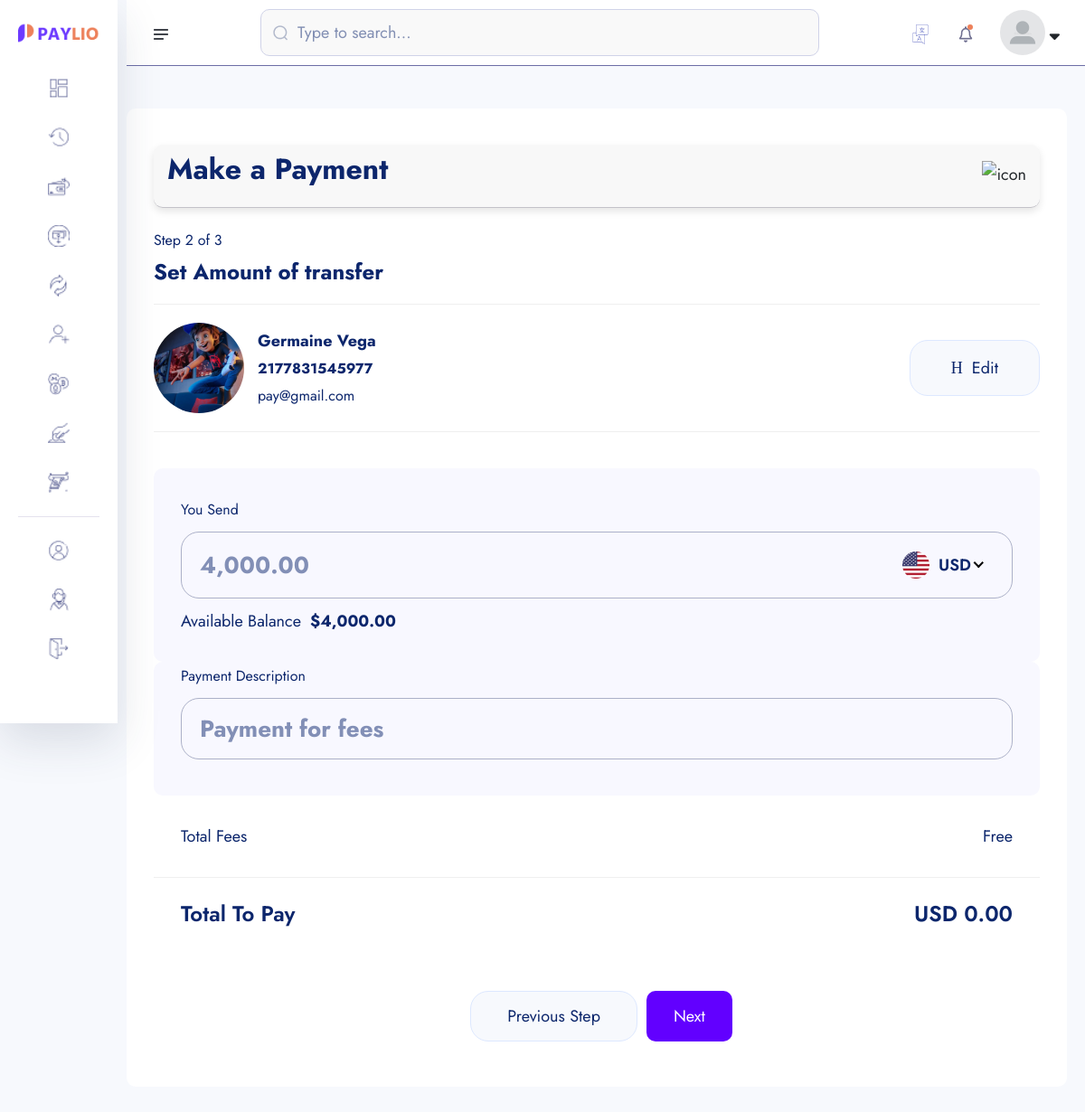
Page /amount-transfer/2177831545977/ (signed in) on the committed database.
### account/models.py (models this page shows, shortened)
class Account(models.Model):
    id = models.UUIDField(primary_key=True, unique=True, default=uuid.uuid4, editable=False)
    user =  models.OneToOneField(User, on_delete=models.CASCADE)
    account_balance = models.DecimalField(max_digits=12, decimal_places=2, default=0.00)
    account_number = ShortUUIDField(unique=True,length=10, max_length=25, prefix="217", alphabet="1234567890")
    account_id = ShortUUIDField(unique=True,length=7, max_length=25, prefix="DEX", alphabet="1234567890")
    pin_number = ShortUUIDField(unique=True,length=4, max_length=7, alphabet="1234567890") #2737
    red_code = ShortUUIDField(unique=True,length=10, max_length=20, alphabet="abcdefgh1234567890")
    account_status = models.CharField(max_length=100, choices=ACCOUNT_STATUS, default="in-active")
    date = models.DateTimeField(auto_now_add=True)
    kyc_submitted = models.BooleanField(default=False)
    kyc_confirmed = models.BooleanField(default=False)
    recommended_by = models.ForeignKey(User, on_delete=models.DO_NOTHING, blank=True, null=True, related_name="recommended_by")
    review = models.CharField(max_length=100, null=True, blank=True, default="Review")
    class Meta:
        ordering = ['-date']

class KYC(models.Model):
    id = models.UUIDField(primary_key=True, unique=True, default=uuid.uuid4, editable=False)
    user =  models.OneToOneField(User, on_delete=models.CASCADE)
    account =  models.OneToOneField(Account, on_delete=models.CASCADE, null=True, blank=True)
    full_name = models.CharField(max_length=1000)
    image = models.ImageField(upload_to="kyc", default="default.jpg")
    marrital_status = models.CharField(choices=MARITAL_STATUS, max_length=40)
    gender = models.CharField(choices=GENDER, max_length=40)
    identity_type = models.CharField(choices=IDENTITY_TYPE, max_length=140)
    identity_image = models.ImageField(upload_to="kyc", null=True, blank=True)
    date_of_birth = models.DateTimeField(auto_now_add=False)
    signature = models.ImageField(upload_to="kyc")
    country = models.CharField(max_length=100)
    state = models.CharField(max_length=100)
    city = models.CharField(max_length=100)
    mobile = models.CharField(max_length=1000)
    fax = models.CharField(max_length=1000)
    date = models.DateTimeField(auto_now_add=True)
    class Meta:
        ordering = ['-date']

### userauths/models.py (models this page shows, shortened)
class User(AbstractUser):
    username = models.CharField(max_length=255)
    email = models.EmailField(unique=True)
    is_staff = models.BooleanField(default=False)
    is_superuser = models.BooleanField(default=False)
    USERNAME_FIELD = "email"
    REQUIRED_FIELDS = ['username']

### core/transfer.py (the view)
# urls.py: path('amount-transfer/<account_number>/', transfer.amount_transfer, name='amount-transfer'),
def amount_transfer(request, account_number):
    try:
        account = Account.objects.get(account_number=account_number)
    except:
        messages.warning(request, "Account dosen't exist")
        return redirect("core:search-account")
    context = {
        "account": account,
    }
    return render(request, "transfer/amount_transfer.html", context)

### core/templates/transfer/amount_transfer.html (shortened to what this page needs)
{% extends "auth_base.html" %}
{% load static %}
{% load humanize %}
{% block content %}
    <section class="dashboard-section body-collapse pay step step-2">
        <div class="overlay pt-120">
            <div class="container-fruid">
                <div class="main-content">
                    <div class="head-area d-flex align-items-center justify-content-between">
                        <h4>Make a Payment</h4>
                        <div class="icon-area">
                            <img src="{% static 'assets1/images/icon/support-icon.png' %}" alt="icon">
                        </div>
                    </div>
                    <div class="choose-recipient">
                        <div class="step-area">
                            <span class="mdr">Step 2 of 3</span>
                            <h5>Set Amount of transfer</h5>
                        </div>
                        <div class="user-select">
                            <div class="single-user">
                                <div class="left d-flex align-items-center">
                                    <div class="img-area">
                                    <img src="{{ account.user.kyc.image.url }}" style="width: 100px; height: 100px; border-radius: 50%; object-fit: cover;"  alt="image">
                                </div>
                                <div class="text-area">
                                    <p>{{ account.user.kyc.full_name|title }}</p>
                                    <span class="mdr"><b>{{ account.account_number }}</b></span> <br>
                                    <span class="mdr">{{ account.user.email }}</span>
                                </div>
                                </div>
                                <div class="right">
                                    <a href="{% url 'core:search-account' %}">
                                        <i class="icon-h-edit"></i>
                                        Edit
                                    </a>
                                </div>
                            </div>
                        </div>
                    </div>
                    <form action="{% url 'core:amount-transfer-process' account.account_number %}" method="POST">
                        <div class="send-banance">
                            <span class="mdr">You Send</span>
                            <div class="input-area">
                                <input class="xxlr" onkeyup="CalculateBalance()" placeholder="{{ request.user.account.account_balance|intcomma }}" type="number" name='amount_send' id="amount_send">
                            </div>
                            <p>Available Balance<b>${{ request.user.account.account_balance|intcomma }}</b></p>
                        </div>
                        <div class="send-banance pt-0 mt-0">
                            <span class="mdr">Payment Description</span>
                            <div class="input-area">
                                <input class="xxlr" onkeyup="CalculateBalance()" placeholder="Payment for fees" type="text" name="description">
                            </div>
                        </div>
                        <ul class="total-fees">
                            <li>Total Fees</li>
                            <li>Free</li>
                        </ul>
                        <ul class="total-fees pay">
                            <li>
                                <h5>Total To Pay</h5>
                            </li>
                            <li>
                                <h5 id="total-to-pay">USD 0.00</h5>
                            </li>
                        </ul>
                        <div class="footer-area mt-40">
                            <a href="pay-step-1.html">Previous Step</a>
                            <button type="submit" style="padding: 10px 30px; border-radius: 10px; background: rgb(98, 0, 255); color: #fff;" class="active">Next</button>
                        </div>
                    </form>
                </div>
            </div>
        </div>
    </section>
{% endblock content %}

### templates/auth_base.html (style rules this page uses)
.head-area { display: flex; align-items: center; padding: 15px; background-color: #f8f8f8; border-radius: 10px; box-shadow: 0 4px 8px rgba(0, 0, 0, 0.1); margin: 10px 0; }

### rows in the picture
Account: user.kyc.image (picture), user.kyc.full_name "Germaine Vega", account_number "2177831545977", user.email "pay@gmail.com"
User: amount_send "4,000.00", user.account.account_balance "4,000.00"
